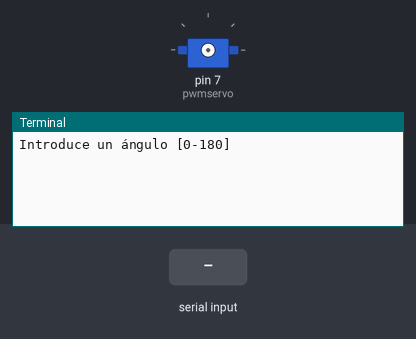
A program run on a simulated Raspberry Pi (header pin numbers). Shown: servo, the last lines printed to the terminal. Inputs (shaded band) come from the test bench. Servo angles are drawn from the pulse width (0.5 ms = 0°, 2.5 ms = 180°).

Above: at 1.2 s.
1.3 s: "90" typed at the terminal, then Enter
At 2.5 s:
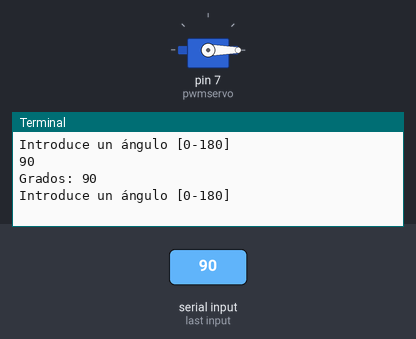
2.8 s: "5" typed at the terminal, then Enter
At 3.9 s:
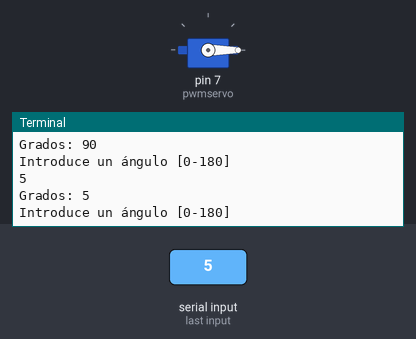

Measured:
- after the input at 1.3 s, the terminal: prints a new line at once (image 1)
- after the input at 2.8 s, the terminal: prints a new line at once (image 2)

The program:

Servomotor.py
```python
# Incompleto
import RPi.GPIO as GPIO
import time

GPIO.setmode(GPIO.BOARD)
GPIO.setup(7,GPIO.OUT)

pwmservo=GPIO.PWM(7,50)
pwmservo.start(0)

def gradosservo(grados):
    duty=grados/180+1
    pwmservo.ChangeDutyCycle(duty)

while True:
    angulo=int(input('Introduce un ángulo [0-180]'))
    gradosservo(angulo)
    print('Grados: '+str(angulo))
    #print('Duty: '+str())
```
